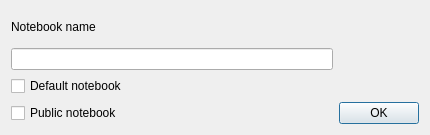
<?xml version="1.0" encoding="UTF-8"?>
<ui version="4.0">
 <author>Alex R</author>
 <comment>
Copyright (C) 2010 Alex R burbulator@gmail.com

This file is part of Qvernote.

Qvernote is free software: you can redistribute it and/or modify
it under the terms of the GNU General Public License as published by
the Free Software Foundation, either version 3 of the License, or
(at your option) any later version.

Qvernote is distributed in the hope that it will be useful,
but WITHOUT ANY WARRANTY; without even the implied warranty of
MERCHANTABILITY or FITNESS FOR A PARTICULAR PURPOSE.  See the
GNU General Public License for more details.

You should have received a copy of the GNU General Public License
along with Qvernote.  If not, see http://www.gnu.org/licenses/.
 </comment>
 <class>QNewNotebookDialogClass</class>
 <widget class="QDialog" name="QNewNotebookDialogClass">
  <property name="geometry">
   <rect>
    <x>0</x>
    <y>0</y>
    <width>430</width>
    <height>135</height>
   </rect>
  </property>
  <property name="windowTitle">
   <string>New Notebook</string>
  </property>
  <layout class="QGridLayout" name="gridLayout">
   <item row="0" column="0">
    <widget class="QLabel" name="label">
     <property name="text">
      <string>Notebook name</string>
     </property>
    </widget>
   </item>
   <item row="1" column="0">
    <widget class="QLineEdit" name="leNotebookName">
     <property name="minimumSize">
      <size>
       <width>250</width>
       <height>0</height>
      </size>
     </property>
    </widget>
   </item>
   <item row="2" column="0">
    <widget class="QCheckBox" name="cbDefault">
     <property name="text">
      <string>Default notebook</string>
     </property>
    </widget>
   </item>
   <item row="4" column="0">
    <widget class="QCheckBox" name="cbPublic">
     <property name="text">
      <string>Public notebook</string>
     </property>
    </widget>
   </item>
   <item row="4" column="1">
    <widget class="QPushButton" name="pbOk">
     <property name="text">
      <string>OK</string>
     </property>
     <property name="default">
      <bool>true</bool>
     </property>
    </widget>
   </item>
  </layout>
 </widget>
 <layoutdefault spacing="6" margin="11"/>
 <resources/>
 <connections/>
</ui>
